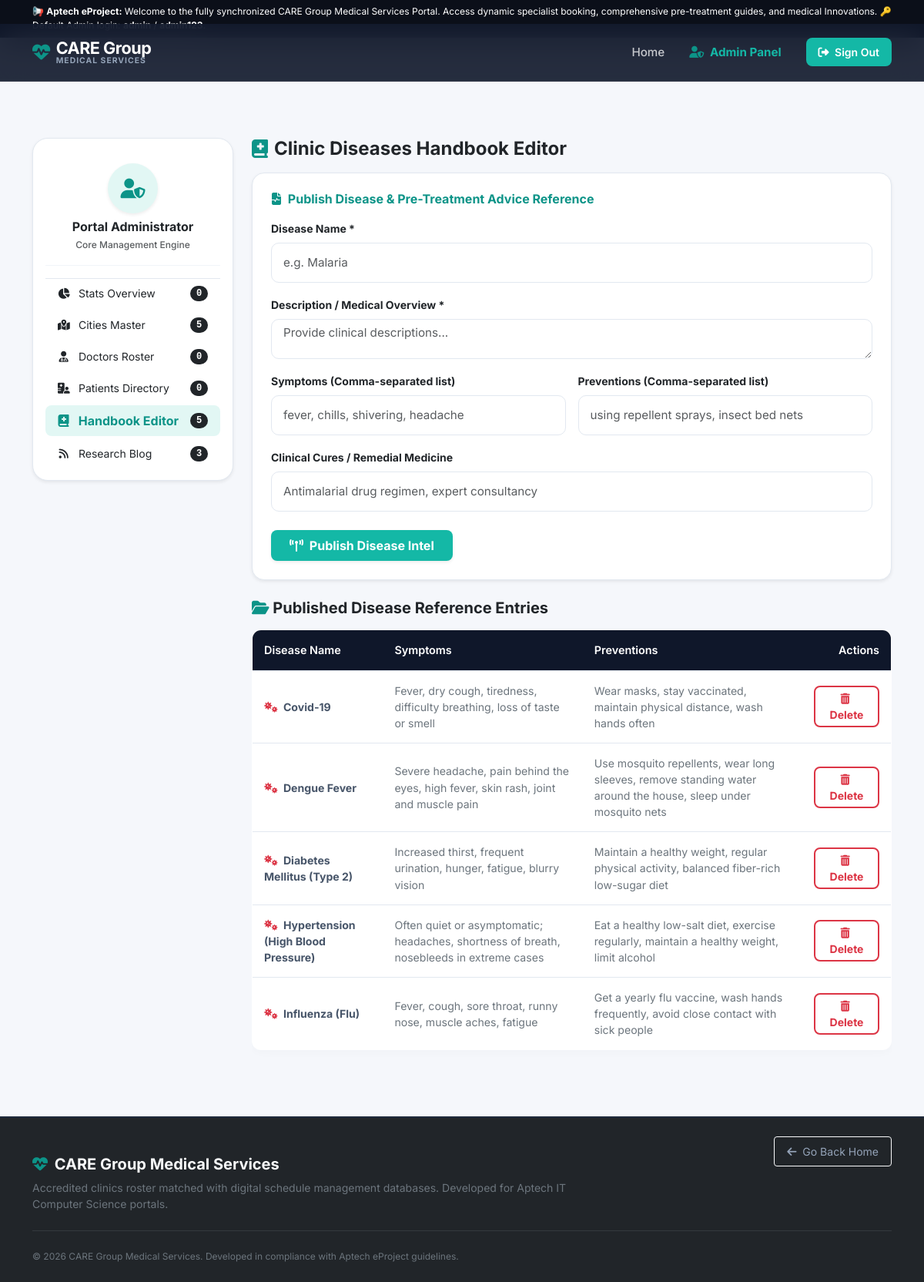
Page /admin_dashboard.php?view=diseases (signed in) on the committed database.
### tables this page shows
CREATE TABLE IF NOT EXISTS diseases (
    id INT AUTO_INCREMENT PRIMARY KEY,
    name VARCHAR(150) NOT NULL,
    description TEXT NOT NULL,
    symptoms TEXT NOT NULL,  
    preventions TEXT NOT NULL,  
    cures TEXT NOT NULL,  
    created_at TIMESTAMP DEFAULT CURRENT_TIMESTAMP
);

### includes/functions.php (called while the page is built, shortened)
<?php
function h($value): string
{
    return htmlspecialchars((string) ($value ?? ''), ENT_QUOTES, 'UTF-8');
}

### admin_dashboard.php (the view, shortened to what this page needs)
<?php
require_once 'db.php';
$view = $_GET['view'] ?? 'overview';
$cities = $pdo->query("SELECT * FROM cities ORDER BY name ASC")->fetchAll();
$doctors = $pdo->query("SELECT d.*, c.name as city_name, u.username FROM doctors d JOIN cities c ON d.city_id = c.id JOIN users u ON d.user_id = u.id")->fetchAll();
$patients = $pdo->query("SELECT p.*, u.username FROM patients p JOIN users u ON p.user_id = u.id")->fetchAll();
$diseases = $pdo->query("SELECT * FROM diseases ORDER BY name ASC")->fetchAll();
$news_list = $pdo->query("SELECT * FROM medical_news ORDER BY published_date DESC")->fetchAll();
$cntCities = count($cities);
$cntDoctors = count($doctors);
$cntPatients = count($patients);
$cntAppointments = $pdo->query("SELECT COUNT(*) FROM appointments")->fetchColumn();
?>
<!DOCTYPE html>
<html lang="en">
<head>
    <link href="https://cdn.jsdelivr.net/npm/bootstrap@5.3.3/dist/css/bootstrap.min.css" rel="stylesheet">
    <link rel="stylesheet" href="https://cdnjs.cloudflare.com/ajax/libs/font-awesome/6.5.2/css/all.min.css">
    <link rel="stylesheet" href="style.css">
</head>
<body>
    <div class="top-bar-marquee">
        <div class="container">
            <marquee behavior="scroll" direction="left" scrollamount="4" class="m-0 text-white">
                📢 <strong>Aptech eProject:</strong> Welcome to the fully synchronized CARE Group Medical Services Portal. Access dynamic specialist booking, comprehensive pre-treatment guides, and medical Innovations. 🔑 Default Admin login: <strong>admin</strong> / <strong>admin123</strong>.
            </marquee>
        </div>
    </div>
    <nav class="navbar navbar-expand-lg navbar-dark fixed-top custom-nav py-3" style="top: 31px;">
        <div class="container">
            <a class="navbar-brand fw-bold d-flex align-items-center" href="index.php">
                <i class="fa-solid fa-heart-pulse text-teal me-2"></i>
                <div class="d-flex flex-column lh-1">
                    <span style="font-size:1.35rem; color:#ffffff;">CARE Group</span>
                    <span style="font-size:0.65rem; color:#94a3b8; letter-spacing:1px; text-transform:uppercase;">Medical Services</span>
                </div>
            </a>
            <div class="collapse navbar-collapse" id="menu">
                <ul class="navbar-nav ms-auto align-items-center">
                    <li class="nav-item">
                        <a class="nav-link" href="index.php">Home</a>
                    </li>
                    <li class="nav-item">
                        <span class="nav-link text-white fw-bold active"><i class="fa-solid fa-user-shield text-teal me-1"></i> Admin Panel</span>
                    </li>
                    <li class="nav-item ms-lg-3 mt-2 mt-lg-0">
                        <a class="btn btn-main py-2 px-3 btn-sm" href="logout.php"><i class="fa-solid fa-sign-out-alt me-1"></i> Sign Out</a>
                    </li>
                </ul>
            </div>
        </div>
    </nav>
    <div class="container" style="margin-top: 130px; margin-bottom: 70px;">
        <div class="row g-4">
            <div class="col-lg-3">
                <div class="card border-0 shadow-sm p-3 bg-white" style="border-radius:20px; border: 1.5px solid #e2e8f0 !important;">
                    <div class="text-center py-3 border-bottom mb-3" style="border-color:#f1f5f9 !important;">
                        <div class="bg-teal-soft text-teal d-inline-flex align-items-center justify-content-center rounded-circle mb-2 shadow-sm" style="width: 65px; height: 65px; font-size: 1.6rem;">
                            <i class="fa-solid fa-user-shield"></i>
                        </div>
                        <h6 class="fw-bold mb-0 text-dark">Portal Administrator</h6>
                        <span class="text-muted xsmall" style="font-weight: 500;">Core Management Engine</span>
                    </div>
                    <div class="list-group list-group-flush gap-1">
                        <a href="admin_dashboard.php?view=overview" class="list-group-item list-group-item-action border-0 py-2.5 px-3 rounded-3 d-flex align-items-center justify-content-between <?php echo $view === 'overview' ? 'bg-teal-soft text-teal fw-bold' : 'text-dark small'; ?>">
                            <span><i class="fa-solid fa-chart-pie me-2 width-15"></i> Stats Overview</span>
                            <span class="badge rounded-pill bg-dark text-white font-monospace" style="font-size:0.75rem;"><?php echo $cntAppointments; ?></span>
                        </a>
                        <a href="admin_dashboard.php?view=cities" class="list-group-item list-group-item-action border-0 py-2.5 px-3 rounded-3 d-flex align-items-center justify-content-between <?php echo $view === 'cities' ? 'bg-teal-soft text-teal fw-bold' : 'text-dark small'; ?>">
                            <span><i class="fa-solid fa-map-location-dot me-2 width-15"></i> Cities Master</span>
                            <span class="badge rounded-pill bg-dark text-white font-monospace" style="font-size:0.75rem;"><?php echo $cntCities; ?></span>
                        </a>
                        <a href="admin_dashboard.php?view=doctors" class="list-group-item list-group-item-action border-0 py-2.5 px-3 rounded-3 d-flex align-items-center justify-content-between <?php echo $view === 'doctors' ? 'bg-teal-soft text-teal fw-bold' : 'text-dark small'; ?>">
                            <span><i class="fa-solid fa-user-md me-2 width-15"></i> Doctors Roster</span>
                            <span class="badge rounded-pill bg-dark text-white font-monospace" style="font-size:0.75rem;"><?php echo $cntDoctors; ?></span>
                        </a>
                        <a href="admin_dashboard.php?view=patients" class="list-group-item list-group-item-action border-0 py-2.5 px-3 rounded-3 d-flex align-items-center justify-content-between <?php echo $view === 'patients' ? 'bg-teal-soft text-teal fw-bold' : 'text-dark small'; ?>">
                            <span><i class="fa-solid fa-hospital-user me-2 width-15"></i> Patients Directory</span>
                            <span class="badge rounded-pill bg-dark text-white font-monospace" style="font-size:0.75rem;"><?php echo $cntPatients; ?></span>
                        </a>
                        <a href="admin_dashboard.php?view=diseases" class="list-group-item list-group-item-action border-0 py-2.5 px-3 rounded-3 d-flex align-items-center justify-content-between <?php echo $view === 'diseases' ? 'bg-teal-soft text-teal fw-bold' : 'text-dark small'; ?>">
                            <span><i class="fa-solid fa-book-medical me-2 width-15"></i> Handbook Editor</span>
                            <span class="badge rounded-pill bg-dark text-white font-monospace" style="font-size:0.75rem;"><?php echo count($diseases); ?></span>
                        </a>
                        <a href="admin_dashboard.php?view=news" class="list-group-item list-group-item-action border-0 py-2.5 px-3 rounded-3 d-flex align-items-center justify-content-between <?php echo $view === 'news' ? 'bg-teal-soft text-teal fw-bold' : 'text-dark small'; ?>">
                            <span><i class="fa-solid fa-rss me-2 width-15"></i> Research Blog</span>
                            <span class="badge rounded-pill bg-dark text-white font-monospace" style="font-size:0.75rem;"><?php echo count($news_list); ?></span>
                        </a>
                    </div>
                </div>
            </div>
            <div class="col-lg-9">
                <?php if ($view === 'diseases'): ?>
                    <div class="d-flex align-items-center gap-2 mb-3">
                        <i class="fa-solid fa-book-medical text-teal fs-4"></i>
                        <h4 class="fw-bold mb-0 text-dark">Clinic Diseases Handbook Editor</h4>
                    </div>
                    <div class="card border-0 shadow-sm p-4 bg-white mb-4 rounded-4" style="border: 1.5px solid #e2e8f0 !important;">
                        <h6 class="fw-bold mb-3 text-teal"><i class="fa-solid fa-file-medical-alt me-1"></i> Publish Disease & Pre-Treatment Advice Reference</h6>
                        <form action="admin_dashboard.php?view=diseases" method="POST">
                            <div class="mb-3">
                                <label class="form-label small fw-bold text-dark">Disease Name *</label>
                                <input type="text" name="dis_name" class="form-control" placeholder="e.g. Malaria" required>
                            </div>
                            <div class="mb-3">
                                <label class="form-label small fw-bold text-dark">Description / Medical Overview *</label>
                                <textarea name="dis_desc" class="form-control" rows="3" placeholder="Provide clinical descriptions..." required></textarea>
                            </div>
                            <div class="row g-3 mb-3">
                                <div class="col-md-6">
                                    <label class="form-label small fw-bold text-dark">Symptoms (Comma-separated list)</label>
                                    <input type="text" name="dis_symptoms" class="form-control" placeholder="fever, chills, shivering, headache">
                                </div>
                                <div class="col-md-6">
                                    <label class="form-label small fw-bold text-dark">Preventions (Comma-separated list)</label>
                                    <input type="text" name="dis_preventions" class="form-control" placeholder="using repellent sprays, insect bed nets">
                                </div>
                            </div>
                            <div class="mb-4">
                                <label class="form-label small fw-bold text-dark">Clinical Cures / Remedial Medicine</label>
                                <input type="text" name="dis_cures" class="form-control" placeholder="Antimalarial drug regimen, expert consultancy">
                            </div>
                            <button type="submit" name="action_add_disease" class="btn btn-main py-2 px-4 shadow-sm fw-bold"><i class="fa-solid fa-broadcast-tower me-1"></i> Publish Disease Intel</button>
                        </form>
                    </div>
                    <h5 class="fw-bold mb-3 text-dark mt-4"><i class="fa-solid fa-folder-open text-teal"></i> Published Disease Reference Entries</h5>
                    <div class="table-responsive">
                        <table class="table custom-table align-middle text-start w-100">
                            <thead>
                                <tr>
                                    <th>Disease Name</th>
                                    <th>Symptoms</th>
                                    <th>Preventions</th>
                                    <th class="text-end">Actions</th>
                                </tr>
                            </thead>
                            <tbody>
                                <?php foreach($diseases as $dis): ?>
                                    <tr>
                                        <td><strong><i class="fa-solid fa-viruses text-danger me-1"></i> <?php echo h($dis['name']); ?></strong></td>
                                        <td class="small text-secondary"><?php echo h($dis['symptoms']); ?></td>
                                        <td class="small text-secondary"><?php echo h($dis['preventions']); ?></td>
                                        <td class="text-end">
                                            <a href="admin_dashboard.php?view=diseases&delete_disease=<?php echo $dis['id']; ?>" class="btn btn-outline-danger btn-sm border-2 fw-bold px-3 py-1.5" onclick="return confirm('Ensure wipe disease from dictionary?');" style="border-radius:8px;"><i class="fa-solid fa-trash-can me-1"></i> Delete</a>
                                        </td>
                                    </tr>
                                <?php endforeach; ?>
                            </tbody>
                        </table>
                    </div>
                <?php endif; ?>
            </div>
        </div>
    </div>
    <footer class="text-white pt-5 pb-4 bg-dark">
        <div class="container text-md-start text-center">
            <div class="row g-4">
                <div class="col-md-8">
                    <h5 class="fw-bold text-light"><i class="fa-solid fa-heart-pulse text-teal me-1"></i> CARE Group Medical Services</h5>
                    <p class="text-secondary small max-width-600 mb-0 mt-2">Accredited clinics roster matched with digital schedule management databases. Developed for Aptech IT Computer Science portals.</p>
                </div>
                <div class="col-md-4 text-md-end text-center mt-3 mt-md-0">
                    <a href="index.php" class="btn btn-sm btn-outline-light px-3 py-2"><i class="fa-solid fa-arrow-left me-1"></i> Go Back Home</a>
                </div>
            </div>
            <hr class="border-secondary my-4">
            <p class="text-secondary xsmall m-0 text-center text-md-start">&copy; 2026 CARE Group Medical Services. Developed in compliance with Aptech eProject guidelines.</p>
        </div>
    </footer>
</body>
</html>

### style.css (style rules this page uses)
:root { --primary: #14b8a6; --primary-hover: #0f766e; --dark: #0f172a; --light-bg: #f5f7fb; --secondary-slate: #475569; --border-color: #cbd5e1; --success: #10b981; }
body { font-family: 'Inter', sans-serif; background-color: var(--light-bg); color: var(--dark); margin: 0; padding: 0; }
.top-bar-marquee { background-color: #0b0f19; color: #cbd5e1; font-size: 0.75rem; padding: 6px 0; border-bottom: 1px solid #1e293b; }
.custom-nav { background-color: rgba(15, 23, 42, 0.9) !important; backdrop-filter: blur(20px); transition: all 0.3s ease; border-bottom: 1px solid rgba(255, 255, 255, 0.1); }
.custom-nav .navbar-brand { font-size: 1.45rem; letter-spacing: -0.5px; color: #ffffff; }
.custom-nav .navbar-brand i { color: var(--primary); margin-right: 6px; animation: pulseIcon 2s infinite; }
.custom-nav .nav-link { color: rgba(255, 255, 255, 0.75) !important; font-weight: 500; font-size: 0.95rem; padding: 0.5rem 1rem !important; transition: all 0.25s; }
.custom-nav .nav-link:hover, .custom-nav .nav-link.active { color: var(--primary) !important; }
.btn-main { background-color: var(--primary); color: white !important; font-weight: 600; padding: 10px 24px; border-radius: 8px; border: none; transition: all 0.25s ease-in-out; }
.form-control, .form-select { height: 52px; border-radius: 10px; border: 1.5px solid #e2e8f0; font-size: 0.95rem; padding-left: 15px; transition: all 0.25s; }
.bg-teal-soft { background-color: rgba(20, 184, 166, 0.12); }
.text-teal { color: #0d9488 !important; font-weight: 700; }
.width-15 { display: inline-block; width: 15px; text-align: center; }
.custom-table { background-color: white; border-radius: 12px; overflow: hidden; box-shadow: 0 4px 12px rgba(15,23,42,0.02); border: 1px solid #e2e8f0; }
.custom-table th { background-color: #0f172a !important; color: white !important; font-weight: 600; padding: 15px; font-size: 0.9rem; }
.custom-table td { padding: 15px; vertical-align: middle; font-size: 0.88rem; color: var(--secondary-slate); }
footer { background-color: #0b0f19 !important; color: #94a3b8 !important; border-top: 2px solid #1e293b; }
footer h3, footer h5 { font-family: 'Inter', sans-serif; color: #ffffff; }
footer a { color: #94a3b8 !important; font-weight: 400; transition: all 0.2s; }
.xsmall { font-size: 0.75rem; }

### rows in the picture
diseases: name "Covid-19", symptoms "Fever, dry cough, tiredness, difficulty breathing, loss of taste or smell", preventions "Wear masks, stay vaccinated, maintain physical distance, wash hands often"
diseases: name "Dengue Fever", symptoms "Severe headache, pain behind the eyes, high fever, skin rash, joint and muscle pain", preventions "Use mosquito repellents, wear long sleeves, remove standing water around the house, sleep under mosquito nets"
diseases: name "Diabetes Mellitus (Type 2)", symptoms "Increased thirst, frequent urination, hunger, fatigue, blurry vision", preventions "Maintain a healthy weight, regular physical activity, balanced fiber-rich low-sugar diet"
diseases: name "Hypertension (High Blood Pressure)", symptoms "Often quiet or asymptomatic; headaches, shortness of breath, nosebleeds in extreme cases", preventions "Eat a healthy low-salt diet, exercise regularly, maintain a healthy weight, limit alcohol"
diseases: name "Influenza (Flu)", symptoms "Fever, cough, sore throat, runny nose, muscle aches, fatigue", preventions "Get a yearly flu vaccine, wash hands frequently, avoid close contact with sick people"

### other values in the picture
$cntAppointments "0"
$cntCities "5"
$cntDoctors "0"
$cntPatients "0"
count($diseases) "5"
count($news_list) "3"
